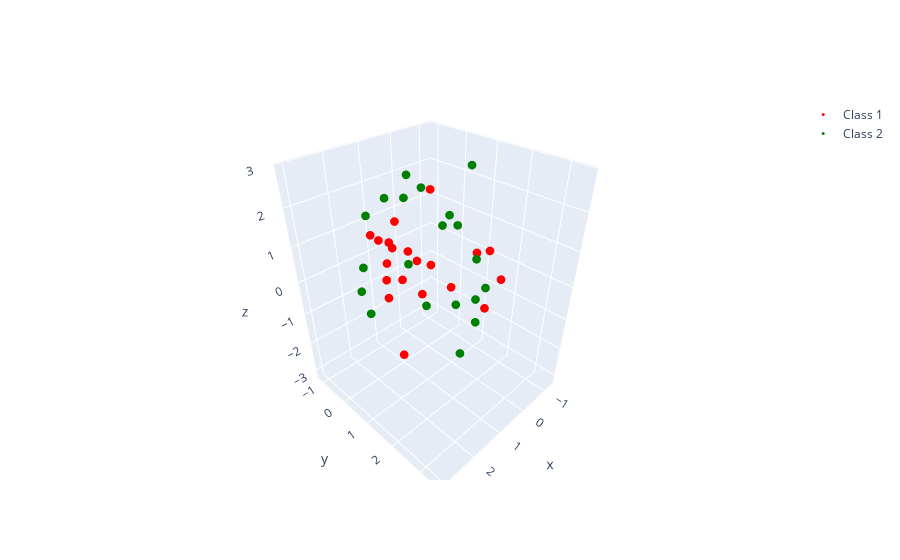

Write notebook code for a chart like this one.
### Code cell
# visualize class 1 and class 2 onto 3D plot
import plotly.graph_objects as go
trace1 = go.Scatter3d(x=class1_sample[0,:],y=class1_sample[1,:],z=class1_sample[2,:],mode='markers',marker=dict(size=3,symbol="circle",color='red'),name="Class 1" )
trace2 = go.Scatter3d(x=class2_sample[0,:],y=class2_sample[1,:],z=class2_sample[2,:],mode='markers',marker=dict(color='green', size=3,symbol="circle"),name="Class 2" )
data = [trace1, trace2]
fig = go.Figure(data=data)
fig.show()

### Figure 1 — Plotly figure (JSON) as saved in the notebook; plotly's stock layout.template omitted (floating-point values rounded to 4 significant figures)
{"data": [{"marker": {"color": "red", "size": 3, "symbol": "circle"}, "mode": "markers", "name": "Class 1", "type": "scatter3d", "x": [0.8188, 0.9216, -0.9697, 1.425, -1.284, 0.479, -0.0827, 0.9084, 1.678, 1.044, 0.847, 0.1418, -0.5914, 1.311, 0.719, 0.7743, -0.471, -1.162, 0.2372, 0.72], "y": [-1.044, -0.08738, 0.9347, -0.5571, 1.096, 1.345, -0.8885, -0.6456, 0.2992, 0.1497, 0.5058, -1.143, -0.4642, 1.175, -0.5964, -0.6586, 2.158, 1.221, 0.3701, -0.8668], "z": [0.3509, -3.129, 0.04387, 0.9268, -1.932, -0.1754, -0.3008, -1.324, 0.1095, -0.2525, 0.3926, 0.6398, -0.7979, -0.05047, 0.2562, 0.4218, -0.01164, 0.1428, 2.059, -0.3467]}, {"marker": {"color": "green", "size": 3, "symbol": "circle"}, "mode": "markers", "name": "Class 2", "type": "scatter3d", "x": [0.3658, 1.903, 0.6198, 1.63, 2.436, 2.11, 0.9151, 0.5263, 2.165, -0.6186, -0.01492, 1.345, 2.35, 0.9786, 1.405, 3.055, 1.665, 0.5017, -0.1288, 0.2302], "y": [2.331, 2.954, 1.157, -0.3909, 1.999, 3.479, 1.91, 2.142, -0.1031, 1.267, 1.056, 0.7824, 1.268, 0.2458, 1.412, 1.365, -0.511, 0.3317, 1.322, 1.009], "z": [0.2325, -0.4142, 1.529, 1.586, 1.658, 0.8721, -0.1889, 1.008, -0.1913, -1.171, 1.266, 2.835, 2.779, 2.036, -0.2249, 1.568, -1.394, 2.17, 2.802, 1.604]}], "layout": {}}
